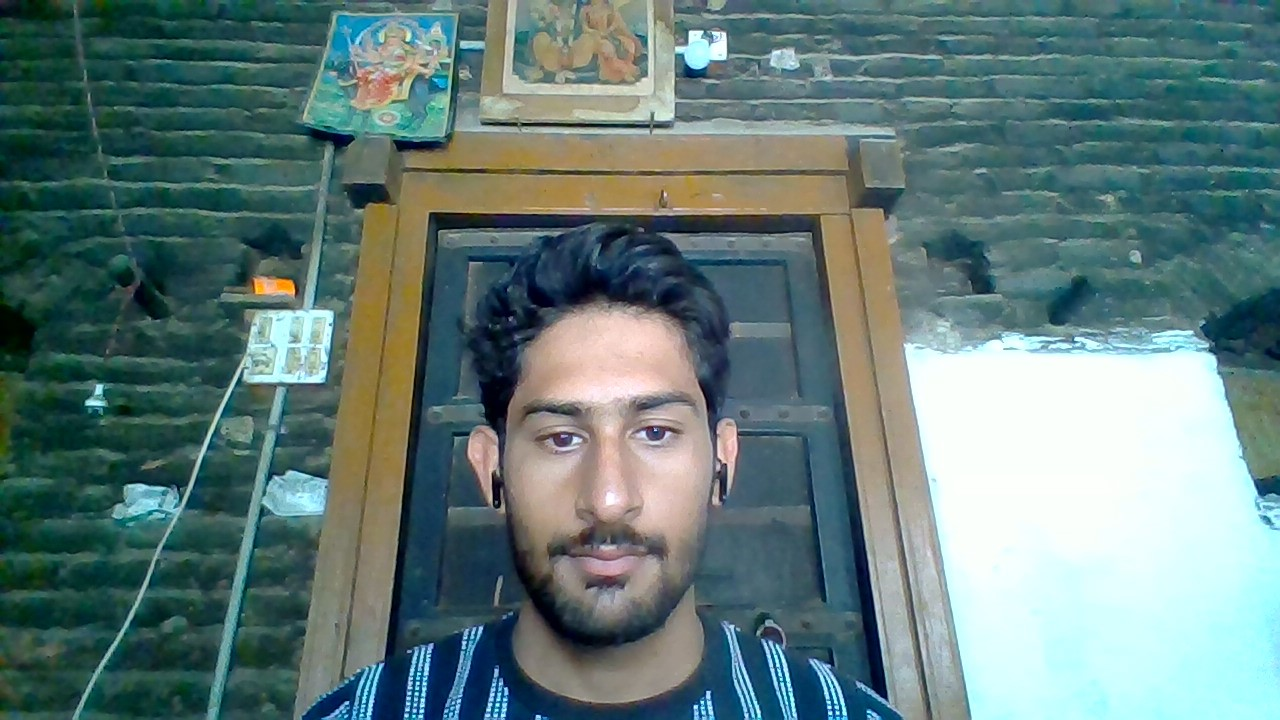
#> input picture test.jpg, 1280 x 720 px
$ python -i better_face_rec.py   (imports and definitions only)
#> lines starting #> are read from the running program, lines starting #| are printed output that depends on the picture
# better_face_rec.py
import os
import cv2
import numpy as np
import face_recognition
import pickle
from math import atan2, degrees

# ----------------- CONFIG -----------------
IMAGES_DIR = "images"
ENCODINGS_FILE = "encodings_records.pickle"
DETECTOR = "hog"           # "hog" (fast) or "cnn" (more accurate if you have GPU)
MATCH_THRESHOLD = 0.5      # Euclidean distance threshold (tweak 0.5 - 0.65)
MIN_SEPARATION = 0.04      # require best vs second-best separation (helps avoid ambiguous matches)
MAX_IMAGE_DIM = 1000       # resize large images to speed up encoding
FACE_OUTPUT_SIZE = (256, 256)  # size used for aligned face before encoding
# -------------------------------------------


def adjust_gamma(image, gamma=1.1):
    inv = 1.0 / gamma
    table = np.array([((i / 255.0) ** inv) * 255 for i in np.arange(256)]).astype("uint8")
    return cv2.LUT(image, table)


def apply_clahe_bgr(img_bgr):
    """Apply CLAHE to the Y channel of YCrCb (better contrast in low light)."""
    ycrcb = cv2.cvtColor(img_bgr, cv2.COLOR_BGR2YCrCb)
    y = ycrcb[:, :, 0]
    clahe = cv2.createCLAHE(clipLimit=2.0, tileGridSize=(8, 8))
    y = clahe.apply(y)
    ycrcb[:, :, 0] = y
    return cv2.cvtColor(ycrcb, cv2.COLOR_YCrCb2BGR)


def preprocess_bgr(img_bgr):
    """Resize large images, CLAHE, gamma correction - returns BGR."""
    h, w = img_bgr.shape[:2]
    if max(h, w) > MAX_IMAGE_DIM:
        scale = MAX_IMAGE_DIM / max(h, w)
        img_bgr = cv2.resize(img_bgr, (int(w * scale), int(h * scale)))
    img_bgr = apply_clahe_bgr(img_bgr)
    img_bgr = adjust_gamma(img_bgr, gamma=1.08)
    return img_bgr


# [245 lines left out: functions align_face, save_records, load_records, build_or_update_records, build_index_from_records, recognize_frame and 1 more, not called in this run]


# [2 lines not run here, left out]

>>> import cv2
>>> picture = cv2.imread('test.jpg')
#> picture is the input picture: shape (720, 1280, 3); mean B, G, R 122, 124, 98.9
>>> result = preprocess_bgr(picture)
#> in apply_clahe_bgr, `ycrcb = cv2.cvtColor(img_bgr, cv2.COLOR_BGR2YCrCb)`: ycrcb: shape (562, 1000, 3); mean of channels 0, 1, 2 116.2, 115.6, 131.2
#> in apply_clahe_bgr, `y = ycrcb[:, :, 0]`:
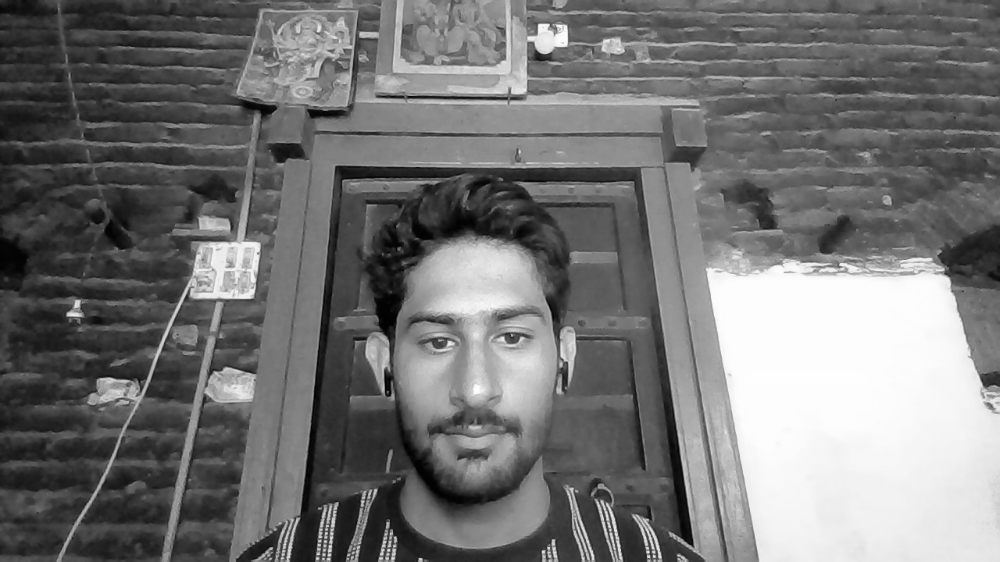
#> y: shape (562, 1000); min 1, max 254, mean 116.2
#> in apply_clahe_bgr, `y = clahe.apply(y)`:
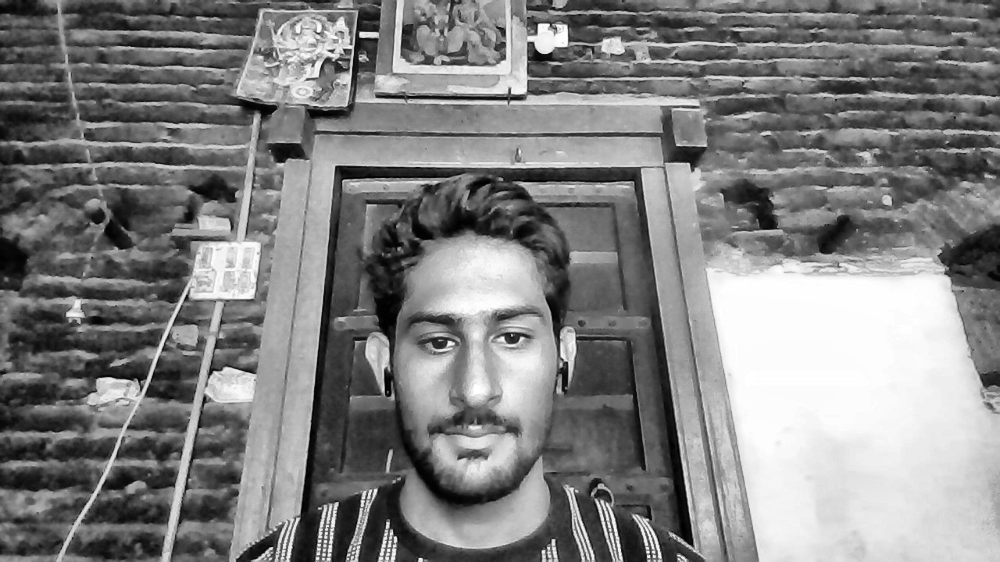
#> y: shape (562, 1000); min 0, max 255, mean 129.1
#> in apply_clahe_bgr, `ycrcb[:, :, 0] = y`: ycrcb: shape (562, 1000, 3); mean of channels 0, 1, 2 129.1, 115.6, 131.2
#> in apply_clahe_bgr, `return cv2.cvtColor(ycrcb, cv2.COLOR_YCrCb2BGR)`:
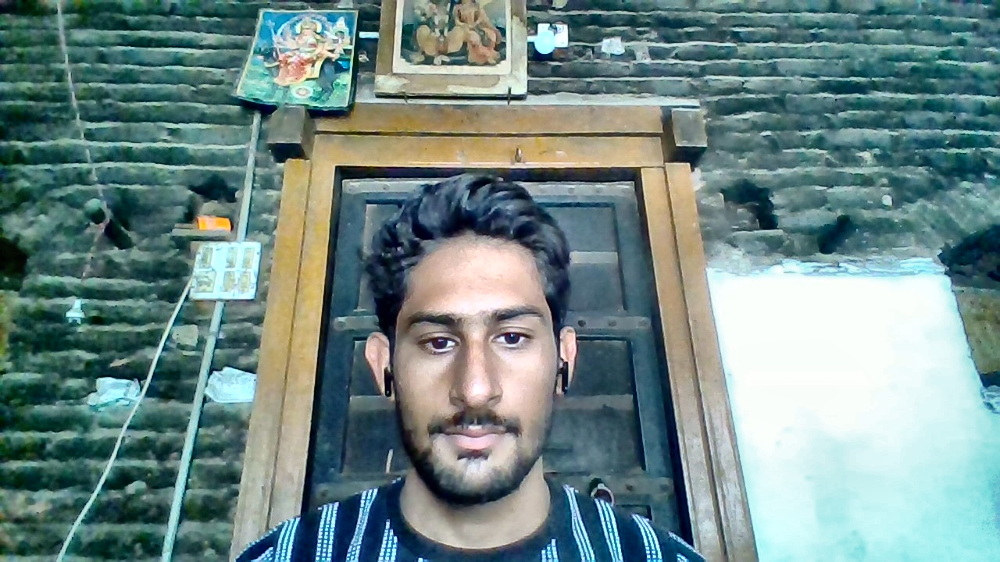
#> returned value: shape (562, 1000, 3); mean B, G, R 134.7, 136.8, 111.9
